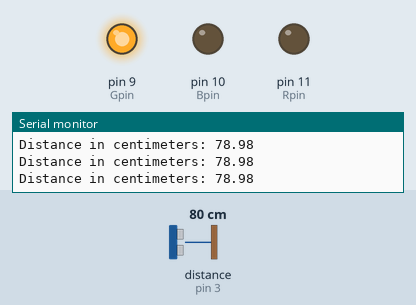
Simulated run of this sketch. Board: Arduino Uno, built with avr-gcc and run on an emulated ATmega328P. Parts: output pins drawn as LEDs (lit = HIGH), the last lines printed to the serial monitor. Wiring (inferred from the names in the program): ultrasonic range finder: trigger pin 2; echo pin 3. The inputs (shaded band) are chosen by the test bench; at power-on: distance to the obstacle (sensor on pin 3) 80 cm. The echo pulse lasts 58.3 µs per cm; pins used as bus, display or sensor lines are not drawn.

Above: at 1.7 s.
1.8 s: distance to the obstacle (sensor on pin 3) set to 34 cm
4.8 s: distance to the obstacle (sensor on pin 3) set to 28 cm
At 5.6 s:
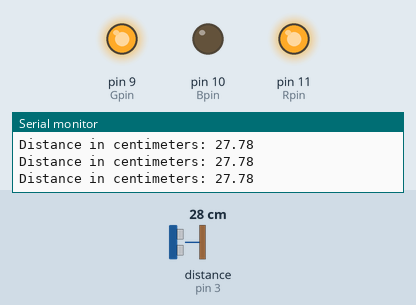
6.3 s: distance to the obstacle (sensor on pin 3) set to 12 cm
9.3 s: distance to the obstacle (sensor on pin 3) set to 9 cm
At 9.9 s:
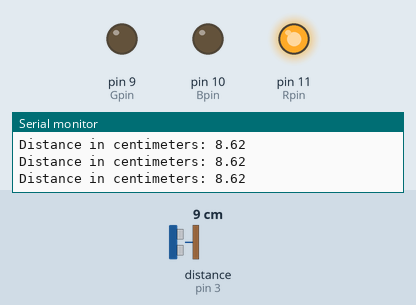
10.8 s: distance to the obstacle (sensor on pin 3) set to 18 cm
At 11.6 s:
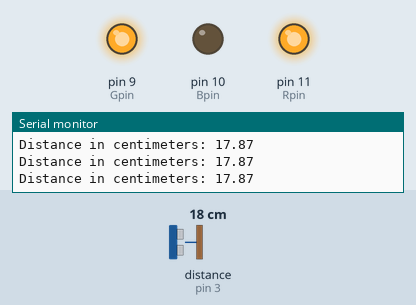
12.3 s: distance to the obstacle (sensor on pin 3) set to 2 cm
At 12.6 s:
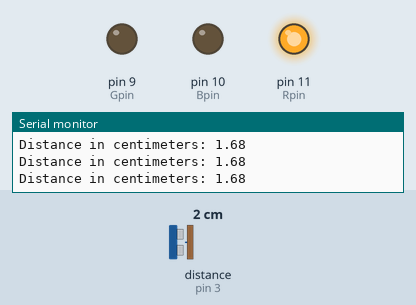
Timing chart, 0 to 14.8 s (numbered marks = the images above; inputs shaded):
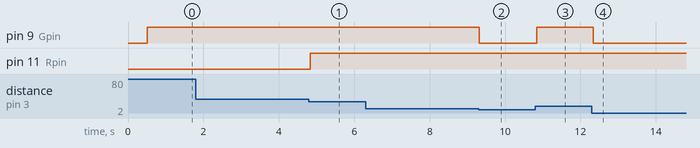

Measured:
- the behaviour switches between 31 and 30 cm on distance to the obstacle (sensor on pin 3) (found by bisection; images 0 and 1)
- the behaviour switches between 11 and 10 cm on distance to the obstacle (sensor on pin 3) (found by bisection; images 1 and 2)
- after the input at 4.8 s, pin 11 (Rpin): LOW → HIGH at once
- after the input at 9.3 s, pin 9 (Gpin): HIGH → LOW at once
- after the input at 10.8 s, pin 9 (Gpin): LOW → HIGH at once
- after the input at 12.3 s, pin 9 (Gpin): HIGH → LOW at once

The sketch:

danger_zone_identifier.ino
```cpp
int Rpin = 11;
int Gpin = 9;
int Bpin = 10;
int triggerPin = 2;
int echoPin = 3;
float echoTime = 0;
const float speedSound_mps = 340;
const float speedSound_mpus = 0.000340;

void setColor(int red, int green, int blue){
  analogWrite(Rpin, red);
  analogWrite(Gpin, green);
  analogWrite(Bpin, blue);
}


void triggerUltrasonicPulse(){
  digitalWrite(triggerPin, HIGH);
  delayMicroseconds(10);
  digitalWrite(triggerPin, LOW);
}

float calculatesDistance(float usTime){

  return ((usTime*speedSound_mpus)/2);

}
void setup() {
  delay(500);
  pinMode(Rpin, OUTPUT);
  pinMode(Gpin, OUTPUT);
  pinMode(Bpin, OUTPUT);
  pinMode (triggerPin, OUTPUT);
  pinMode (echoPin, INPUT);
  Serial.begin(9600);
}

void loop() {
    triggerUltrasonicPulse();
    echoTime = pulseIn(echoPin, HIGH);
    float dist = calculatesDistance(echoTime) * 100;
    Serial.print("Distance in centimeters: ");
    Serial.println(dist);
    if(dist < 10.0){
      setColor(255, 0 , 0);
    }else if(dist > 10 && dist < 30){
      setColor(255, 255 , 0);
    }else{
      setColor(0, 255, 0);
    }
    delay(10);
}
```
